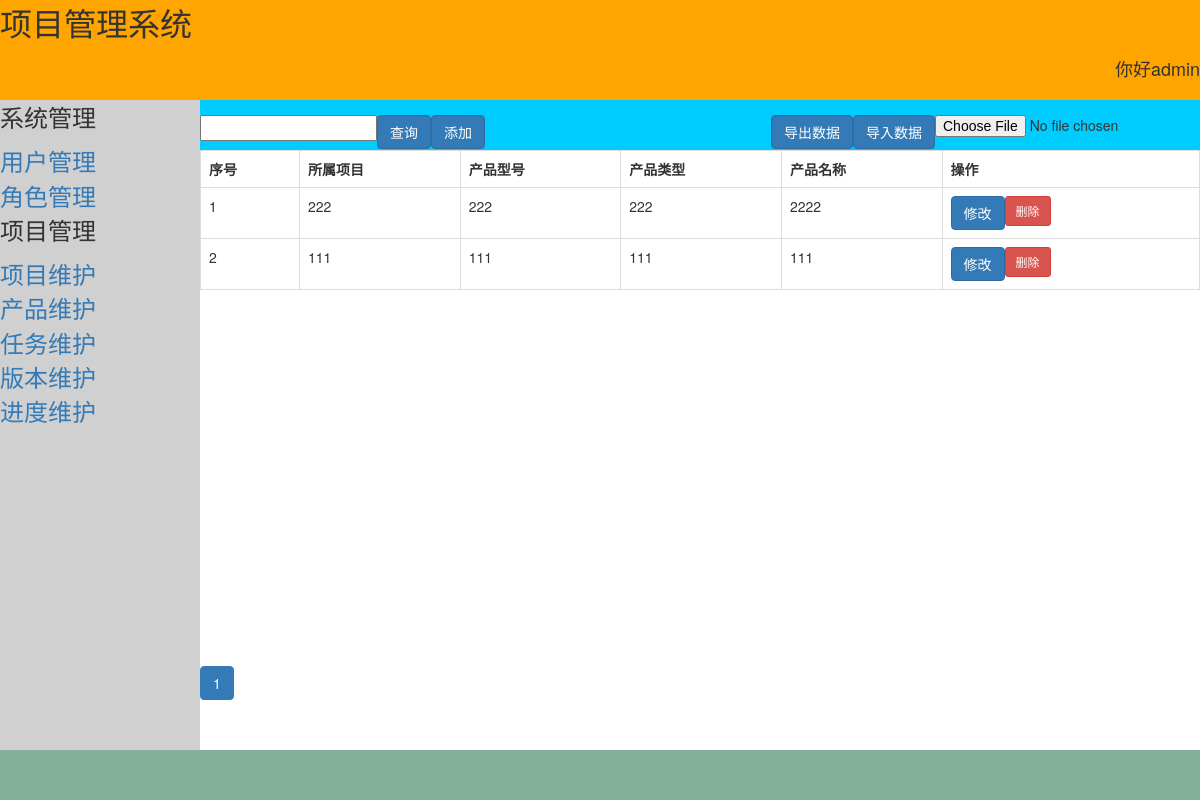
The page /project/product/ (signed in) on the database as committed earlier.
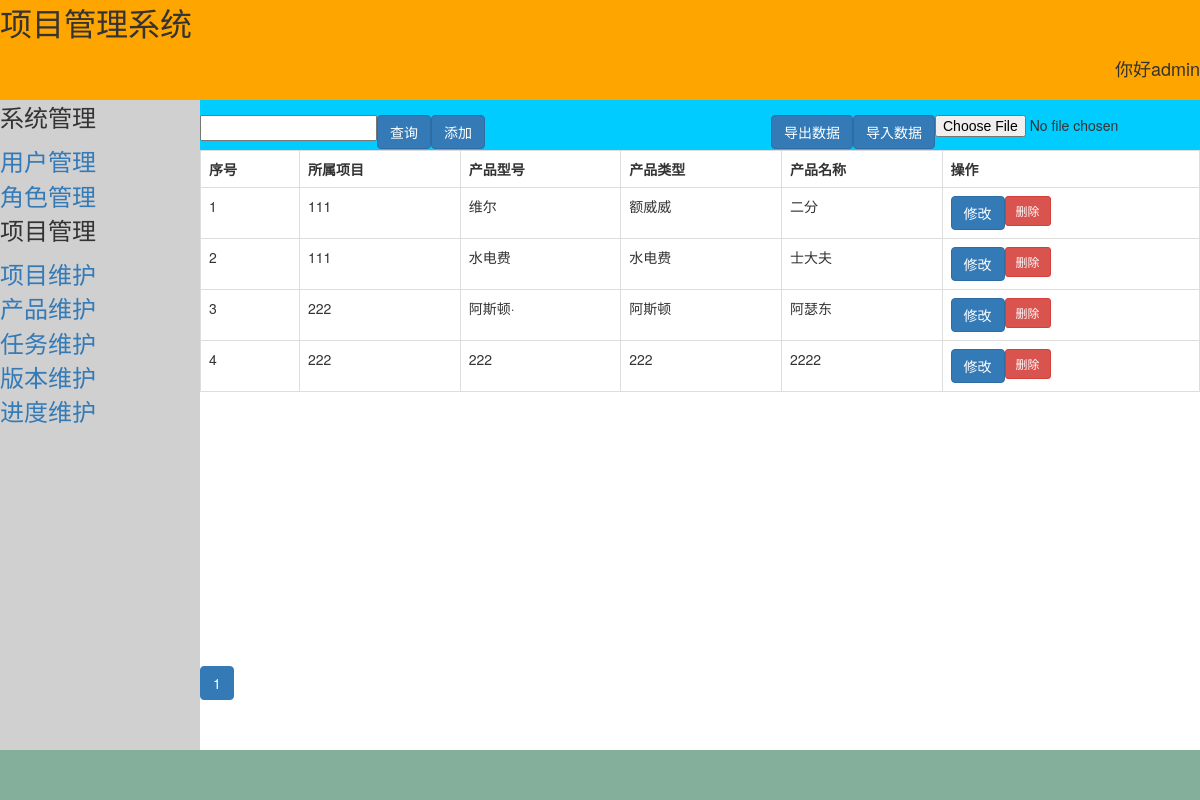
The same page on the database as committed later.
### login/models.py (models this page shows)
class User(AbstractUser):
    area = models.CharField(max_length=20, verbose_name='地区')
    class Meta:
        verbose_name = '用户'
        verbose_name_plural = '用户'
        ordering = ['id']

### project/models.py (models this page shows)
class Product(models.Model):
    product_model = models.CharField(max_length=30, unique=True, primary_key=True, verbose_name='产品型号')
    product_type = models.CharField(max_length=20, unique=True, verbose_name='产品类型')
    product_name = models.CharField(max_length=30, unique=True, verbose_name='产品名称')
    create_time = models.DateTimeField(auto_now_add=timezone.now, verbose_name='创建时间')
    projects = models.ForeignKey(
        Project,
        to_field='project_num',
        on_delete=models.CASCADE,
        related_name='to_product',
        verbose_name='所属项目',)
    class Meta:
        verbose_name = '产品'
        verbose_name_plural = '产品'
        ordering = ['-create_time']

class Project(models.Model):
    project_num = models.CharField(max_length=30, unique=True, primary_key=True, verbose_name='项目编号')
    project_name = models.CharField(max_length=30, unique=True, verbose_name='项目名称')
    project_manager = models.CharField(max_length=20, unique=True, verbose_name='项目经理')
    create_time = models.DateTimeField(auto_now_add=timezone.now, verbose_name='创建时间')
    class Meta:
        verbose_name = '项目'
        verbose_name_plural = '项目'

### project/views.py (the view, shortened to what this page needs)
# urls.py: path('product/', views.product, name='product'),
@login_required
def product(request):
    del_id = request.GET.get('del_id', '')
    page = request.GET.get('page', 1)
    search_data = request.GET.get('search', '')
    if del_id:     # 删除数据
        Product.objects.get(product_model=del_id).delete()
        red_path = '?page='+str(page)
        return HttpResponseRedirect(reverse('project:product')+red_path)
    if search_data:   # 模糊查询
        product_list = Product.objects.filter(
            Q(pd_model__contains=search_data)|Q(pd_type__contains=search_data)|Q(pd_name__contains=search_data)
        )
    else:
        product_list = Product.objects.all()    # 查询全部数据
    count_page =10    # 按每页count_page条数据分页
    paginator = Paginator(product_list, count_page)
    start = (int(page)-1)*count_page
    try:
        product_data = paginator.page(page)
    except PageNotAnInteger:
        product_data = paginator.page(1)
    except EmptyPage:
        product_data = paginator.page(paginator.num_pages)
    context = {
        'product_data': product_data,
        'start': start,
        'search_data': search_data,
        'username': request.user,
    }
    return render(request, 'project/product.html', context)

### project/templates/project/product.html (shortened to what this page needs)
{% extends 'login/base.html' %}
    {% block rightup %}
    <form action="" method="post" enctype="multipart/form-data" role="form">
        <div class="form-group">
        <input type="file" name="product_file" required style="display:inline-block;float: right;">
        <button type="submit" class="btn btn-primary" style="display:inline-block;float: right;">导入数据</button>
        </div>
    </form>
    <form action="" method="get" role="form">
        <div class="form-group">
        <input type="text" name="search" required style="display:inline-block;float:left;">
        <button type="submit" class="btn btn-primary" style="display:inline-block;float:left;">查询</button>
        </div>
    </form>
    <a href="{% url 'project:download_product' %}">
        <button class="btn btn-primary" type="button" style="display:inline-block;float: right;">导出数据</button>
    </a>
    <button class="btn btn-primary" data-toggle="modal" data-target="#add" style="display:inline-block;float: left;">添加</button>
    {% endblock rightup %}
    {% block right %}
    <table class="table table-hover table-bordered">
        <TR>
            <th>序号</th>
            <th>所属项目</th>
            <th>产品型号</th>
            <th>产品类型</th>
            <th>产品名称</th>
            <th>操作</th>
        </TR>
        {% for product in product_data %}
            <TR>
                <TD>{{forloop.counter|add:start}}</TD>
                <td>{{product.projects.project_num}}</td>
                <TD>{{product.product_model}}</TD>
                <TD>{{product.product_type}}</TD>
                <TD>{{product.product_name}}</TD>
                <TD>
                    <a href="?page={{product_data.number}}&del_id={{product.product_model}}">
                        <button type="button" class="btn btn-danger btn-sm">删除</button>
                    </a>
                    <button class="btn btn-primary" data-toggle="modal" data-target="#modify" style="display:inline-block;float: left;">修改</button>
                </TD>
            </TR>
        {% endfor%}
    </table>
    {% endblock right %}
 {% block rightdown %}
    <nav aria-label="Page navigation">
        <ul class="pagination">
            {% for pg in product_data.paginator.page_range %}
                {% if product_data.number == pg %}
                    <li class="active">
                        <a href="?search={{search_data}}&page={{pg}}">{{pg}}</a>
                    </li>
                {% else %}
                    <li>
                        <a href="?search={{search_data}}&page={{pg}}">{{pg}}</a>
                    </li>
                {% endif %}
            {% endfor %}
        </ul>
    </nav>
{% endblock rightdown %}

### login/templates/login/base.html (shortened to what this page needs)
<!DOCTYPE html>
{% load static %}
<html lang="en">
<head>
    <link rel="stylesheet" href="{% static 'bootstrap-3.3.7-dist/css/bootstrap.min.css' %}">
</head>
<body>
        <div class="top">
            <p><font size="6">项目管理系统</font></p>
            <p align="right"><font size="4">你好{{username}}</font></p>
        </div>
		<div class="left">
            <font size="5">
                <p>系统管理</p>
            <a href="{% url 'system:user' %}">用户管理</a><br>
            <a href="{% url 'system:role' %}">角色管理</a><br>
            <p>项目管理</p>
                <a href="{% url 'project:project' %}">项目维护</a><br>
                <a href="{% url 'project:product' %}">产品维护</a><br>
                <a href="{% url 'project:task' %}">任务维护</a><br>
                <a href="{% url 'project:vision' %}">版本维护</a><br>
                <a href="{% url 'project:progress' %}">进度维护</a><br>
            </font>
        </div>
		<div class="rightup">
            <div class="inner">
                {% block rightup %}
                {% endblock rightup %}
            </div>
        </div>
		<div class="right">
            <div class="inner">
                {% block right %}
                {% endblock right %}
            </div>
        </div>
        <div class="rightdown">
            <div class="inner">
                {% block rightdown %}
                {% endblock rightdown %}
            </div>
        </div>
		<div class="bottom"></div>
</body>
</html>

### login/templates/login/base.html (style rules this page uses)
.top { height:100px; position:absolute; top:0px; left:0px; right:0px; background-color:orange; }
.left { position:absolute; top:100px; left:0px; bottom:50px; width:200px; background-color:#D0D0D0; }
.rightup { position:absolute; top:100px; left:200px; right:0px; bottom:600px; background-color:#00CCFF; }
.right { position:absolute; top:150px; left:200px; right:0px; bottom:100px; background-color:white; }
.rightdown { position:absolute; top:646px; left:200px; right:0px; bottom:50px; background-color:white; }
.bottom { position:absolute; left:0px; right:0px; bottom:0px; height:50px; background-color:#84AF9B; }
.inner { min-height:100px; }

Rows that differ between the two databases and show on the page:
removed Product: projects.project_num "111", product_model "111", product_type "111", product_name "111"
added Product: projects.project_num "111", product_model "维尔", product_type "额威威", product_name "二分"
added Product: projects.project_num "111", product_model "水电费", product_type "水电费", product_name "士大夫"
added Product: projects.project_num "222", product_model "阿斯顿·", product_type "阿斯顿", product_name "阿瑟东"
